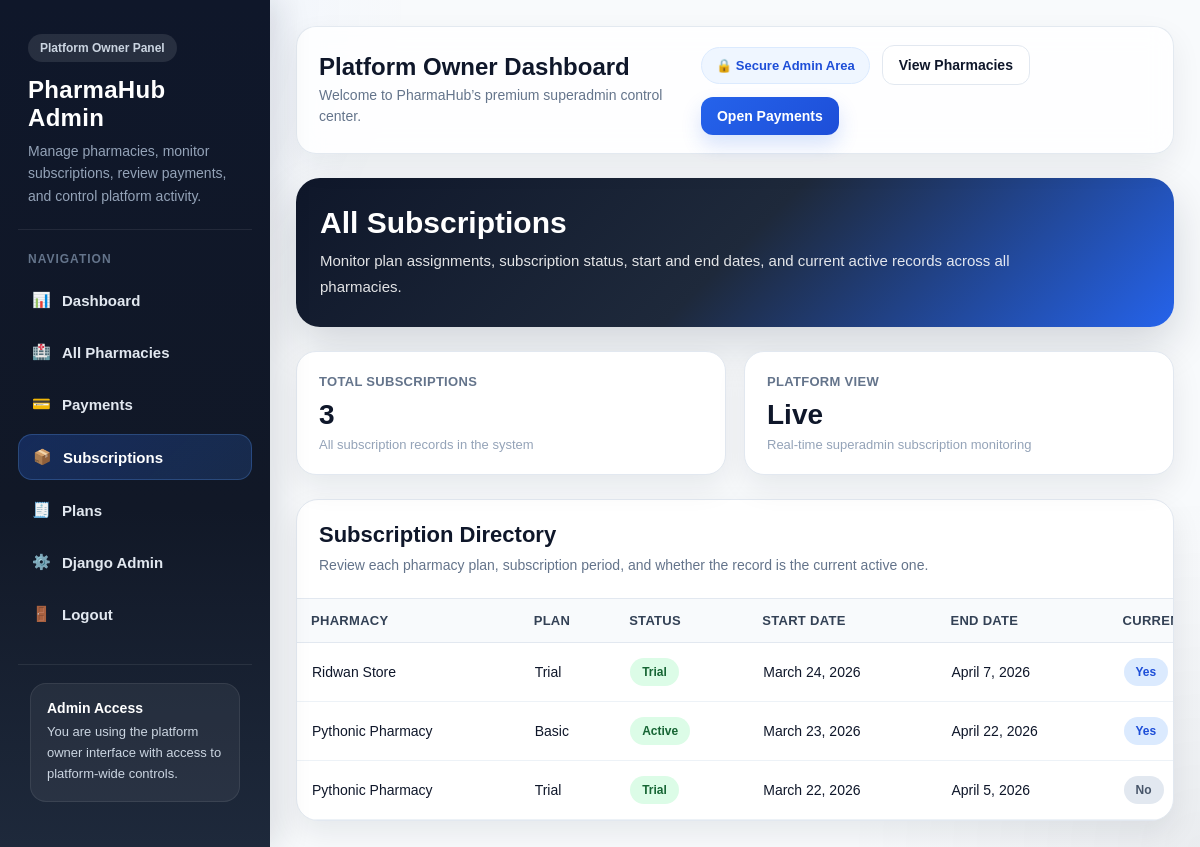
/superadmin/subscriptions/ (signed in), run on the app's committed database.
### subscriptions/models.py (models this page shows, shortened)
class Subscription(models.Model):
    STATUS_CHOICES = (
        ('trial', 'Trial'),
        ('active', 'Active'),
        ('expired', 'Expired'),
        ('pending', 'Pending'),
        ('cancelled', 'Cancelled'),
    )
    pharmacy = models.ForeignKey(
        Pharmacy,
        on_delete=models.CASCADE,
        related_name='subscriptions'
    )
    plan = models.ForeignKey(
        Plan,
        on_delete=models.SET_NULL,
        null=True,
        blank=True
    )
    status = models.CharField(max_length=20, choices=STATUS_CHOICES, default='pending')
    start_date = models.DateField()
    end_date = models.DateField()
    is_current = models.BooleanField(default=True)

class Plan(models.Model):
    BILLING_CHOICES = (
        ('monthly', 'Monthly'),
        ('yearly', 'Yearly'),
    )
    name = models.CharField(max_length=100)
    price = models.DecimalField(max_digits=12, decimal_places=2)
    billing_cycle = models.CharField(max_length=20, choices=BILLING_CHOICES, default='monthly')
    duration_days = models.PositiveIntegerField(default=30)
    max_staff = models.PositiveIntegerField(default=3)
    description = models.TextField(blank=True, null=True)
    is_active = models.BooleanField(default=True)

### pharmacies/models.py (models this page shows, shortened)
class Pharmacy(models.Model):
    name = models.CharField(max_length=255)
    email = models.EmailField(unique=True)
    phone = models.CharField(max_length=20, blank=True, null=True)
    address = models.TextField(blank=True, null=True)
    is_active = models.BooleanField(default=True)
    is_suspended_by_owner = models.BooleanField(default=False)
    suspension_reason = models.CharField(max_length=255, blank=True, null=True)
    created_at = models.DateTimeField(auto_now_add=True)
    class Meta:
        ordering = ['name']

### superadmin_panel/views.py (the view)
# urls.py: path('subscriptions/', views.subscription_list, name='admin_subscription_list'),
@superadmin_required
def subscription_list(request):
    subscriptions = Subscription.objects.select_related('pharmacy', 'plan').order_by('-id')
    return render(request, 'superadmin_panel/subscription_list.html', {
        'subscriptions': subscriptions
    })

### templates/superadmin_panel/subscription_list.html (shortened to what this page needs)
{% extends 'superadmin_panel/superadmin_base.html' %}
{% block content %}
<div class="page-hero">
    <h2>All Subscriptions</h2>
    <p>
        Monitor plan assignments, subscription status, start and end dates, and current active records across all pharmacies.
    </p>
</div>
<div class="stats-row">
    <div class="stat-card">
        <div class="label">Total Subscriptions</div>
        <div class="value">{{ subscriptions|length }}</div>
        <div class="note">All subscription records in the system</div>
    </div>
    <div class="stat-card">
        <div class="label">Platform View</div>
        <div class="value">Live</div>
        <div class="note">Real-time superadmin subscription monitoring</div>
    </div>
</div>
<div class="table-card">
    <div class="table-header">
        <h3>Subscription Directory</h3>
        <p>Review each pharmacy plan, subscription period, and whether the record is the current active one.</p>
    </div>
    <div class="table-responsive">
        <table class="subscription-table">
            <thead>
                <tr>
                    <th>Pharmacy</th>
                    <th>Plan</th>
                    <th>Status</th>
                    <th>Start Date</th>
                    <th>End Date</th>
                    <th>Current</th>
                </tr>
            </thead>
            <tbody>
                {% for subscription in subscriptions %}
                <tr>
                    <td>{{ subscription.pharmacy.name }}</td>
                    <td>
                        {% if subscription.plan %}
                            {{ subscription.plan.name }}
                        {% else %}
                            Trial
                        {% endif %}
                    </td>
                    <td>
                        {% if subscription.status == 'active' %}
                            <span class="status-badge status-active">Active</span>
                        {% elif subscription.status == 'trial' %}
                            <span class="status-badge status-trial">Trial</span>
                        {% elif subscription.status == 'pending' %}
                            <span class="status-badge status-pending">Pending</span>
                        {% elif subscription.status == 'suspended' %}
                            <span class="status-badge status-suspended">Suspended</span>
                        {% else %}
                            <span class="status-badge status-expired">{{ subscription.status }}</span>
                        {% endif %}
                    </td>
                    <td>{{ subscription.start_date }}</td>
                    <td>{{ subscription.end_date }}</td>
                    <td>
                        {% if subscription.is_current %}
                            <span class="status-badge current-yes">Yes</span>
                        {% else %}
                            <span class="status-badge current-no">No</span>
                        {% endif %}
                    </td>
                </tr>
                {% empty %}
                <tr>
                    <td colspan="6" class="empty">No subscriptions found.</td>
                </tr>
                {% endfor %}
            </tbody>
        </table>
    </div>
</div>
{% endblock %}

### templates/superadmin_panel/superadmin_base.html (style rules this page uses)
* { margin: 0; padding: 0; box-sizing: border-box; }
html, body { min-height: 100%; font-family: Arial, sans-serif; background: #f8fafc; color: #0f172a; }
body { overflow-x: hidden; }

### templates/superadmin_panel/subscription_list.html (style rules this page uses)
.page-hero { background: linear-gradient(135deg, #0f172a, #1e293b, #2563eb); border-radius: 24px; padding: 28px 24px; color: #fff; margin-bottom: 24px; box-shadow: 0 18px 45px rgba(15, 23, 42, 0.16); }
.page-hero h2 { font-size: 30px; font-weight: 800; margin-bottom: 8px; }
.page-hero p { font-size: 15px; color: rgba(255,255,255,0.88); line-height: 1.7; max-width: 760px; }
.stats-row { display: grid; grid-template-columns: repeat(auto-fit, minmax(210px, 1fr)); gap: 18px; margin-bottom: 24px; }
.stat-card { background: #fff; border-radius: 20px; padding: 22px; box-shadow: 0 12px 30px rgba(15,23,42,0.08); border: 1px solid #e2e8f0; }
.stat-card .label { font-size: 13px; font-weight: 700; color: #64748b; margin-bottom: 10px; text-transform: uppercase; letter-spacing: 0.3px; }
.stat-card .value { font-size: 28px; font-weight: 800; color: #0f172a; margin-bottom: 6px; }
.stat-card .note { font-size: 13px; color: #94a3b8; }
.table-card { background: #fff; border-radius: 22px; box-shadow: 0 12px 30px rgba(15,23,42,0.08); border: 1px solid #e2e8f0; overflow: hidden; }
.table-header { padding: 22px; border-bottom: 1px solid #e2e8f0; }
.table-header h3 { font-size: 22px; font-weight: 800; color: #0f172a; margin-bottom: 6px; }
.table-header p { font-size: 14px; color: #64748b; line-height: 1.6; }
.table-responsive { width: 100%; overflow-x: auto; }
.subscription-table { width: 100%; border-collapse: collapse; min-width: 950px; }
.subscription-table th { background: #f8fafc; padding: 14px; font-size: 13px; text-transform: uppercase; color: #334155; border-bottom: 1px solid #e2e8f0; text-align: left; letter-spacing: 0.3px; }
.subscription-table td { padding: 15px; border-bottom: 1px solid #edf2f7; font-size: 14px; color: #0f172a; vertical-align: middle; }
.status-badge { display: inline-block; padding: 7px 12px; border-radius: 999px; font-size: 12px; font-weight: 700; text-transform: capitalize; }
.status-active, .status-trial { background: #dcfce7; color: #166534; }
.current-yes { background: #dbeafe; color: #1d4ed8; }
.current-no { background: #e2e8f0; color: #475569; }

### data on the page
Subscription: pharmacy.name "Ridwan Store", shows "Trial", status "Trial", start_date "March 24, 2026", end_date "April 7, 2026", is_current "Yes"
Subscription: pharmacy.name "Pythonic Pharmacy", plan.name "Basic", status "Active", start_date "March 23, 2026", end_date "April 22, 2026", is_current "Yes"
Subscription: pharmacy.name "Pythonic Pharmacy", shows "Trial", status "Trial", start_date "March 22, 2026", end_date "April 5, 2026", is_current "No"

### other printed values
{{ subscriptions|length }} "3"
